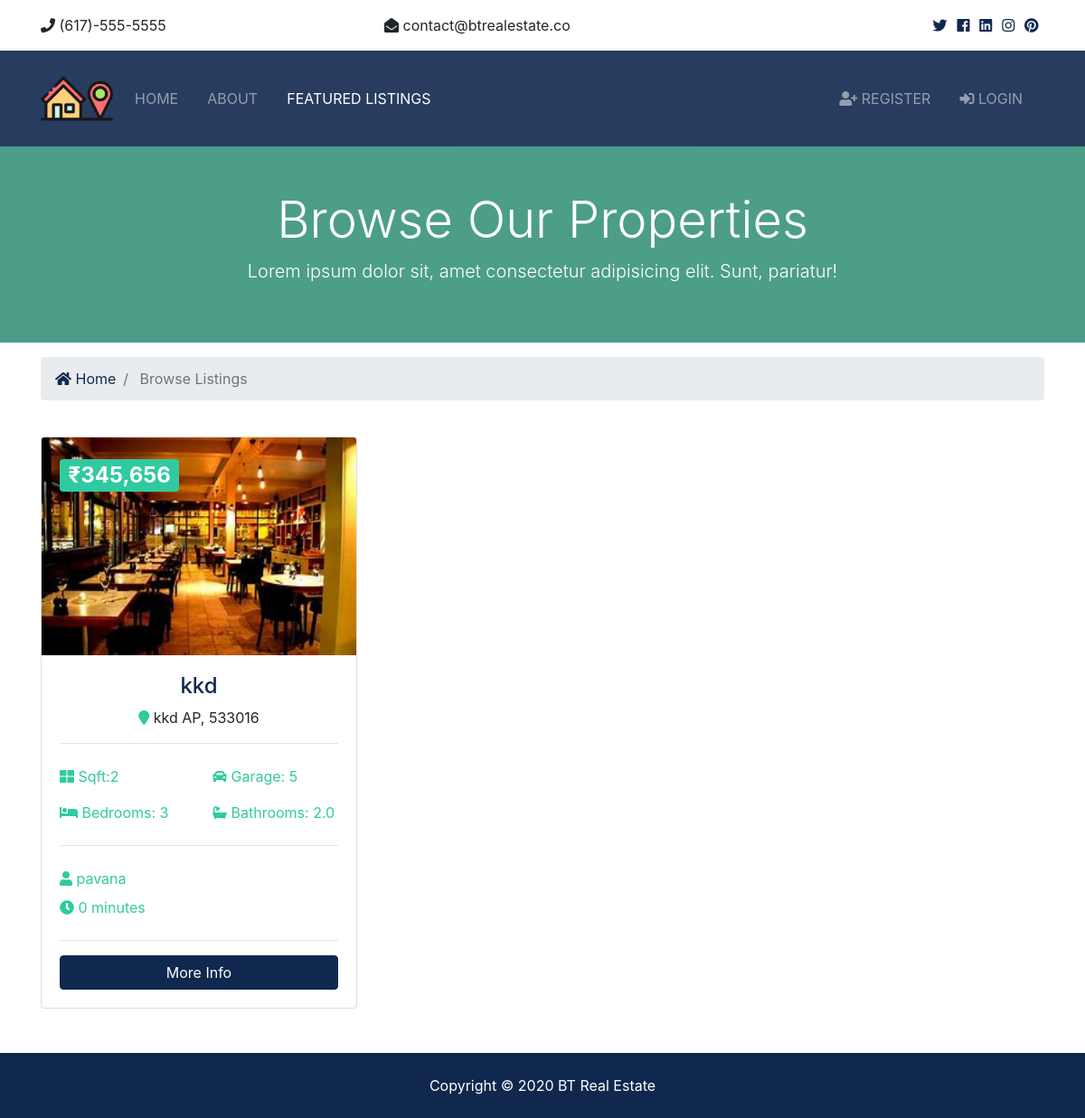
/listings/, run on the app's committed database.
### listings/models.py (models this page shows, shortened)
class Listing(models.Model):
    realtor = models.ForeignKey(Realtor,on_delete = models.DO_NOTHING)
    title = models.CharField(max_length=255)
    city = models.CharField(max_length=255)
    state = models.CharField(max_length=200)
    zipcode = models.CharField(max_length=20)
    description = models.TextField(blank = True)
    price = models.IntegerField()
    bedrooms = models.IntegerField()
    bathrooms = models.DecimalField(max_digits=2,decimal_places=1)
    garage = models.IntegerField(default=0)
    sqft = models.IntegerField()
    lot_size = models.DecimalField(max_digits=5,decimal_places=1)
    photo_main = models.ImageField(upload_to = 'photos/%Y/%m/%d/')
    photo_1 = models.ImageField(upload_to = 'photos/%Y/%m/%d/',blank = True)
    photo_2 = models.ImageField(upload_to = 'photos/%Y/%m/%d/',blank = True)
    photo_3 = models.ImageField(upload_to = 'photos/%Y/%m/%d/',blank = True)
    photo_4 = models.ImageField(upload_to = 'photos/%Y/%m/%d/',blank = True)
    photo_5 = models.ImageField(upload_to = 'photos/%Y/%m/%d/',blank = True)
    photo_6 = models.ImageField(upload_to = 'photos/%Y/%m/%d/',blank = True)
    is_published = models.BooleanField(default=True)
    list_date = models.DateTimeField(default = datetime.now, blank = True)

### realtors/models.py (models this page shows)
class Realtor(models.Model):
    name = models.CharField(max_length=200)
    photo = models.ImageField(upload_to = 'photos/%Y/%m/%d/')
    description = models.TextField(blank = True)
    phone = models.CharField(max_length=20)
    email = models.CharField(max_length=50)
    is_mvp = models.BooleanField(default=False)
    hire_date = models.DateTimeField(default = datetime.now,blank = True)
    def __str__(self):
        return self.name

### listings/views.py (the view)
# urls.py: path('', views.index, name = 'listings'),
def index(request):
    listings = Listing.objects.order_by('-list_date').filter(is_published = True)
    paginator = Paginator(listings, 3)
    page = request.GET.get('page')
    paged_listings = paginator.get_page(page)
    context = {
        'listings' : paged_listings
    }
    return render(request, 'listings/listings.html', context)

### templates/listings/listings.html (shortened to what this page needs)
{% extends 'base.html' %}
{% load humanize %}
{% block content %}
<section id="showcase-inner" class="py-5 text-white">
        <div class="container">
          <div class="row text-center">
            <div class="col-md-12">
              <h1 class="display-4">Browse Our Properties {{name}}</h1>
              <p class="lead">Lorem ipsum dolor sit, amet consectetur adipisicing elit. Sunt, pariatur!</p>
            </div>
          </div>
        </div>
      </section>
      <section id="bc" class="mt-3">
        <div class="container">
          <nav aria-label="breadcrumb">
            <ol class="breadcrumb">
              <li class="breadcrumb-item">
                <a href="{% url 'index' %}">
                  <i class="fas fa-home"></i> Home</a>
              </li>
              <li class="breadcrumb-item active"> Browse Listings</li>
            </ol>
          </nav>
        </div>
      </section>
      <section id="listings" class="py-4">
        <div class="container">
          <div class="row">
            {% if listings %}
              {% for listing in listings%}
                 <div class="col-md-6 col-lg-4 mb-4">
                     <div class="card listing-preview">
                       <img class="card-img-top" src="{{listing.photo_main.url}}" alt="">
                       <div class="card-img-overlay">
                         <h2>
                           <span class="badge badge-secondary text-white">₹{{listing.price | intcomma}}</span>
                         </h2>
                       </div>
                       <div class="card-body">
                         <div class="listing-heading text-center">
                           <h4 class="text-primary">{{ listing.title}}</h4>
                           <p>
                             <i class="fas fa-map-marker text-secondary"></i> {{listing.city}} {{listing.state}}, {{listing.zipcode}}</p>
                         </div>
                         <hr>
                         <div class="row py-2 text-secondary">
                           <div class="col-6">
                             <i class="fas fa-th-large"></i> Sqft:{{listing.sqft}}</div>
                           <div class="col-6">
                             <i class="fas fa-car"></i> Garage: {{listing.garage}}</div>
                         </div>
                         <div class="row py-2 text-secondary">
                           <div class="col-6">
                             <i class="fas fa-bed"></i> Bedrooms: {{listing.bedrooms}}</div>
                           <div class="col-6">
                             <i class="fas fa-bath"></i> Bathrooms: {{listing.bathrooms}}</div>
                         </div>
                         <hr>
                         <div class="row py-2 text-secondary">
                           <div class="col-12">
                             <i class="fas fa-user"></i> {{listing.realtor}}</div>
                         </div>
                         <div class="row text-secondary pb-2">
                           <div class="col-6">
                             <i class="fas fa-clock"></i> {{listing.list_date |timesince}}</div>
                         </div>
                         <hr>
                         <a href="{% url 'listing' listing.id %}" class="btn btn-primary btn-block">More Info</a>
                       </div>
                     </div>
                 </div>
            {% endfor%}
            {% else %}
            <div class="col-md-12">
              <p>No listings available</p>
            </div>
            {% endif %}
          </div>
          <div class="row">
            <div class="col-md-12">
            </div>
          </div>
        </div>
      </section>
{% endblock %}

### static/css/all.css (style rules this page uses)
.fa, .fas, .far, .fal, .fab { -moz-osx-font-smoothing: grayscale; -webkit-font-smoothing: antialiased; display: inline-block; font-style: normal; font-variant: normal; text-rendering: auto; line-height: 1; }
.fa-bath:before { content: "\f2cd"; }
.fa-bed:before { content: "\f236"; }
.fa-car:before { content: "\f1b9"; }
.fa-clock:before { content: "\f017"; }
.fa-home:before { content: "\f015"; }
.fa-map-marker:before { content: "\f041"; }
.fa-th-large:before { content: "\f009"; }
.fa-user:before { content: "\f007"; }
.fa, .fas { font-family: 'Font Awesome 5 Free'; font-weight: 900; }

### static/css/style.css (style rules this page uses)
img { width: 100%; }
#showcase-inner { background: url(../img/building.jpg) no-repeat top center fixed/cover; position: relative; overflow: hidden; min-height: 200px; }
#showcase-inner::before { content: ''; position: absolute; top: 0; left: 0; min-height: 100%; width: 100%; background: rgba(32, 134, 107, 0.8); }
.listing-preview a { position: relative; }

### data on the page
Listing: photo_main (picture), price "345,656", title "kkd", city "kkd", state "AP", zipcode "533016", sqft "2", garage "5", bedrooms "3", bathrooms "2.0", realtor "pavana", list_date "0 minutes"
